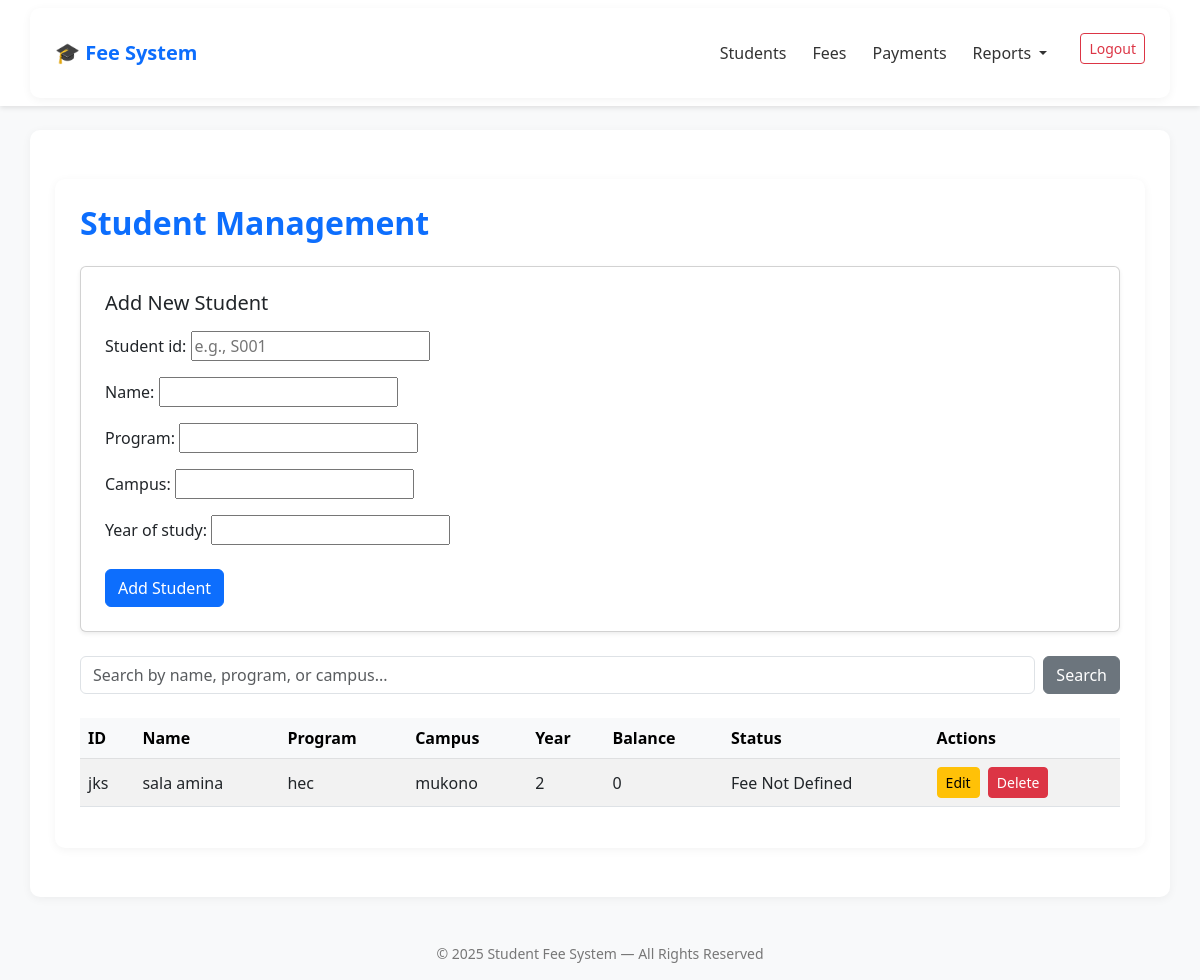
Page / (signed in) on the earlier database version.
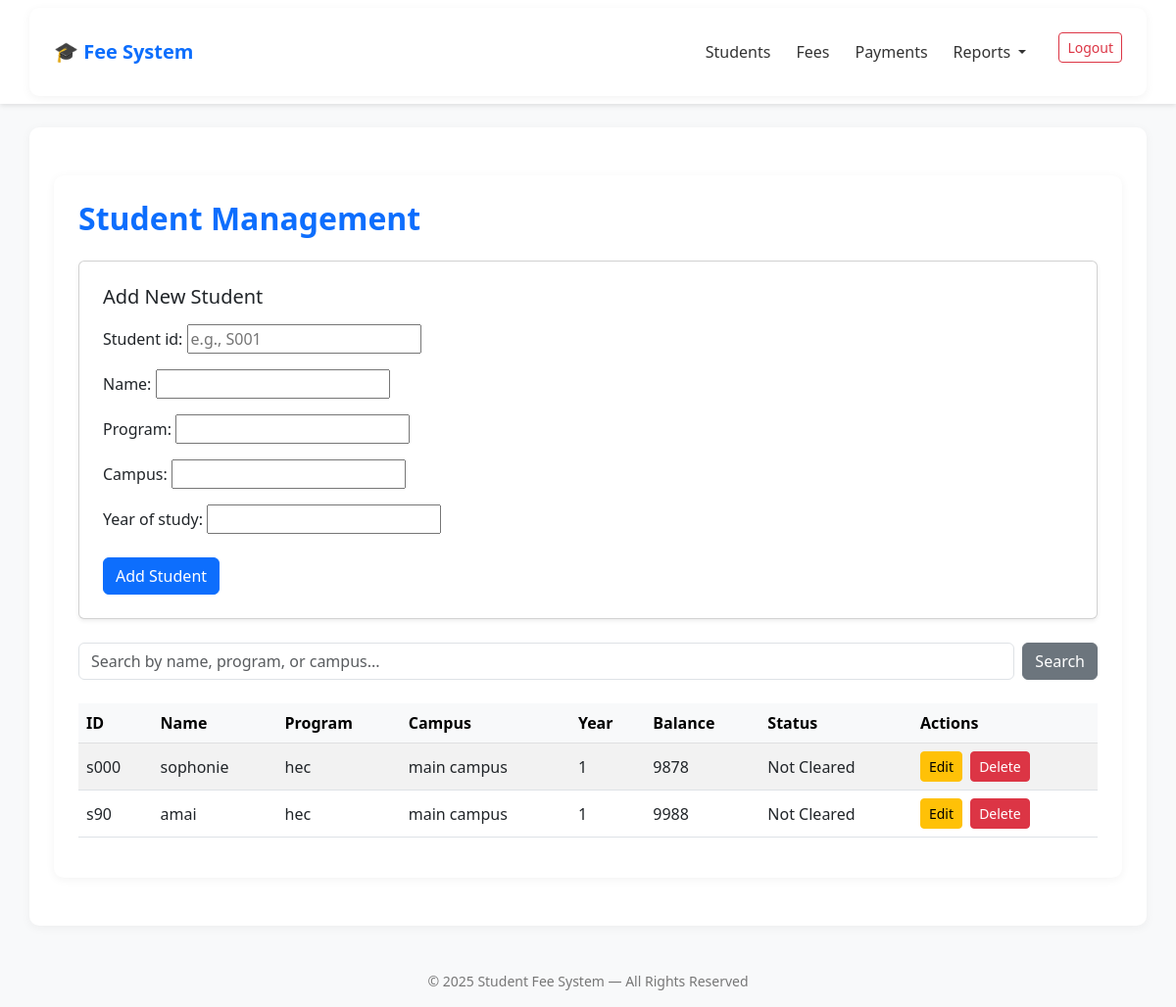
Same page on the later database version.
### management/models.py (models this page shows, shortened)
class Student(models.Model):
    student_id = models.CharField(max_length=10, unique=True, primary_key=True)  # e.g., S001
    name = models.CharField(max_length=100)
    program = models.CharField(max_length=100)
    campus = models.CharField(max_length=50)
    year_of_study = models.PositiveIntegerField(validators=[MinValueValidator(1)])
    def get_total_fee(self):
        fee = FeeStructure.objects.filter(program=self.program, year=self.year_of_study).first()
        if not fee:
            print(f"DEBUG: No fee for {self.name} (program: {self.program}, year: {self.year_of_study})")  # Temp debug
            return 0
        print(f"DEBUG: Fee for {self.name}: {fee.total_fee}")  # Temp
        return fee.total_fee
    def get_total_paid(self):
        from django.db.models import Sum
        total = self.payment_set.aggregate(total=Sum('amount'))['total']
        paid = total or 0
        print(f"DEBUG: Paid for {self.name}: {paid}")  # Temp
        return paid
    def get_balance(self):
        fee = self.get_total_fee()
        paid = self.get_total_paid()
        balance = max(0, fee - paid)
        print(f"DEBUG: Balance for {self.name}: {balance}")  # Temp
        return balance
    def get_status(self):
        fee = self.get_total_fee()
        if fee == 0:
            return "Fee Not Defined"  # Clear edge case
        balance = self.get_balance()
        status = "Cleared" if balance == 0 else "Not Cleared"
        print(f"DEBUG: Status for {self.name}: {status}")  # Temp
        return status

class FeeStructure(models.Model):
    program = models.CharField(max_length=100)
    year = models.PositiveIntegerField(validators=[MinValueValidator(1)])
    total_fee = models.PositiveIntegerField(validators=[MinValueValidator(0)])
    class Meta:
        unique_together = ['program', 'year']  # No duplicate program/year combos

### management/views.py (the view, shortened to what this page needs)
# urls.py: path('', views.StudentListView.as_view(), name='student_list'),
class StudentListView(LoginRequiredMixin, ListView):
    model = Student
    template_name = 'management/student_list.html'
    context_object_name = 'students'
    def get_context_data(self, **kwargs):
        context = super().get_context_data(**kwargs)
        context['form'] = StudentForm()  # Empty form for GET requests
        return context
    def get_queryset(self):
        queryset = super().get_queryset()
        query = self.request.GET.get('q')
        if query:
            queryset = queryset.filter(
            name__icontains=query
            ) | queryset.filter(program__icontains=query) | queryset.filter(campus__icontains=query)
        return queryset

### management/forms.py
class StudentForm(forms.ModelForm):
    class Meta:
        model = Student
        fields = ['student_id', 'name', 'program', 'campus', 'year_of_study']
        widgets = {
            'student_id': forms.TextInput(attrs={'placeholder': 'e.g., S001'}),
            'year_of_study': forms.NumberInput(attrs={'min': 1}),
        }

### templates/management/student_list.html (shortened to what this page needs)
{% extends 'base.html' %}
{% block content %}
<div class="container my-4">
    <h2 class="mb-4 text-primary fw-bold">Student Management</h2>
    <div class="card shadow-sm p-4 mb-4">
        <h5 class="mb-3">Add New Student</h5>
        <form method="post">
            {{ form.as_p }}
            <button type="submit" class="btn btn-primary mt-2">Add Student</button>
        </form>
    </div>
    <div class="mb-4">
        <form method="get" class="d-flex">
            <input type="text" name="q" class="form-control me-2" placeholder="Search by name, program, or campus..." value="{{ request.GET.q }}">
            <button type="submit" class="btn btn-secondary">Search</button>
        </form>
    </div>
    <div class="table-responsive">
        <table class="table table-striped table-hover align-middle">
            <thead class="table-light">
                <tr>
                    <th>ID</th>
                    <th>Name</th>
                    <th>Program</th>
                    <th>Campus</th>
                    <th>Year</th>
                    <th>Balance</th>
                    <th>Status</th>
                    <th>Actions</th>
                </tr>
            </thead>
            <tbody>
                {% for student in students %}
                <tr>
                    <td>{{ student.student_id }}</td>
                    <td>{{ student.name }}</td>
                    <td>{{ student.program }}</td>
                    <td>{{ student.campus }}</td>
                    <td>{{ student.year_of_study }}</td>
                    <td>{{ student.get_balance }}</td>
                    <td>{{ student.get_status }}</td>
                    <td>
                        <a href="{% url 'student_edit' student.student_id %}" class="btn btn-sm btn-warning me-1">Edit</a>
                        <a href="{% url 'student_delete' student.student_id %}" class="btn btn-sm btn-danger" onclick="return confirm('Are you sure?')">Delete</a>
                    </td>
                </tr>
                {% empty %}
                <tr>
                    <td colspan="8" class="text-center">No students yet.</td>
                </tr>
                {% endfor %}
            </tbody>
        </table>
    </div>
</div>
{% endblock %}

Differences in the rows shown:
removed Student: student_id "jks", name "sala amina", program "hec", campus "mukono", year_of_study "2", get_balance "0", get_status "Fee Not Defined"
added Student: student_id "s000", name "sophonie", program "hec", campus "main campus", year_of_study "1", get_balance "9878", get_status "Not Cleared"
added Student: student_id "s90", name "amai", program "hec", campus "main campus", year_of_study "1", get_balance "9988", get_status "Not Cleared"
